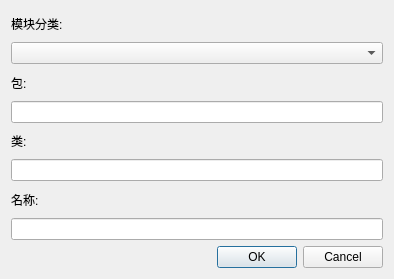
<?xml version="1.0" encoding="UTF-8"?>
<ui version="4.0">
 <class>NewSubsystemDialog</class>
 <widget class="QDialog" name="NewSubsystemDialog">
  <property name="geometry">
   <rect>
    <x>0</x>
    <y>0</y>
    <width>394</width>
    <height>279</height>
   </rect>
  </property>
  <property name="windowTitle">
   <string>Dialog</string>
  </property>
  <property name="locale">
   <locale language="Chinese" country="China"/>
  </property>
  <property name="modal">
   <bool>true</bool>
  </property>
  <layout class="QVBoxLayout" name="verticalLayout">
   <item>
    <widget class="QLabel" name="categoryLabel">
     <property name="text">
      <string>模块分类:</string>
     </property>
    </widget>
   </item>
   <item>
    <widget class="QComboBox" name="categoryComboBox"/>
   </item>
   <item>
    <widget class="QLabel" name="label">
     <property name="text">
      <string>包:</string>
     </property>
    </widget>
   </item>
   <item>
    <widget class="QLineEdit" name="packageEdit"/>
   </item>
   <item>
    <widget class="QLabel" name="label_2">
     <property name="text">
      <string>类:</string>
     </property>
    </widget>
   </item>
   <item>
    <widget class="QLineEdit" name="nameEdit"/>
   </item>
   <item>
    <widget class="QLabel" name="captionLabel">
     <property name="text">
      <string>名称:</string>
     </property>
    </widget>
   </item>
   <item>
    <widget class="QLineEdit" name="captionEdit"/>
   </item>
   <item>
    <widget class="QDialogButtonBox" name="buttonBox">
     <property name="locale">
      <locale language="Chinese" country="China"/>
     </property>
     <property name="orientation">
      <enum>Qt::Horizontal</enum>
     </property>
     <property name="standardButtons">
      <set>QDialogButtonBox::Cancel|QDialogButtonBox::Ok</set>
     </property>
    </widget>
   </item>
  </layout>
 </widget>
 <resources/>
 <connections>
  <connection>
   <sender>buttonBox</sender>
   <signal>accepted()</signal>
   <receiver>NewSubsystemDialog</receiver>
   <slot>accept()</slot>
   <hints>
    <hint type="sourcelabel">
     <x>248</x>
     <y>254</y>
    </hint>
    <hint type="destinationlabel">
     <x>157</x>
     <y>274</y>
    </hint>
   </hints>
  </connection>
  <connection>
   <sender>buttonBox</sender>
   <signal>rejected()</signal>
   <receiver>NewSubsystemDialog</receiver>
   <slot>reject()</slot>
   <hints>
    <hint type="sourcelabel">
     <x>316</x>
     <y>260</y>
    </hint>
    <hint type="destinationlabel">
     <x>286</x>
     <y>274</y>
    </hint>
   </hints>
  </connection>
 </connections>
</ui>
